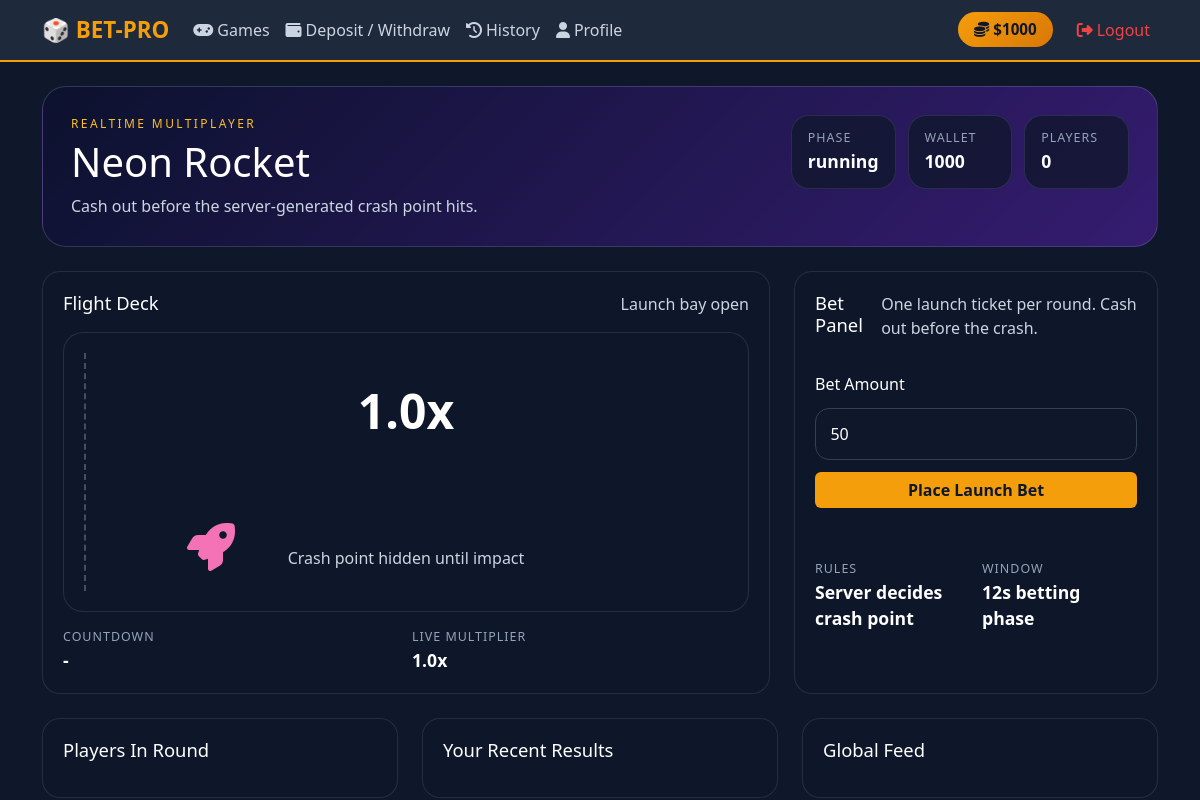
The page /realtime/neon-rocket (signed in) on the database its author committed.
### app.py (models this page shows)
class Wallet(db.Model):
    __tablename__ = "wallets"
    id = db.Column(db.Integer, primary_key=True)
    user_id = db.Column(
        db.Integer, db.ForeignKey("users.id", ondelete="CASCADE"), unique=True, nullable=False
    )
    balance = db.Column(db.Integer, nullable=False, default=1000)
    updated_at = db.Column(
        db.DateTime, nullable=False, default=datetime.utcnow, onupdate=datetime.utcnow
    )

class GameRound(db.Model):
    __tablename__ = "rt_game_rounds"
    id = db.Column(db.Integer, primary_key=True)
    game_slug = db.Column(db.String(50), nullable=False, index=True)
    round_code = db.Column(db.String(20), nullable=False, index=True)
    phase = db.Column(db.String(20), nullable=False, default="betting")
    started_at = db.Column(db.DateTime, nullable=False, default=datetime.utcnow)
    betting_ends_at = db.Column(db.DateTime, nullable=True)
    running_started_at = db.Column(db.DateTime, nullable=True)
    result_at = db.Column(db.DateTime, nullable=True)
    state_json = db.Column(db.Text, nullable=False, default="{}")

### app.py (the view)
@app.route("/realtime/<game_slug>")
def realtime_game(game_slug):
    if "user" not in session:
        return redirect("/")
    if game_slug not in REALTIME_GAME_LOOKUP:
        flash("Game not found.", "danger")
        return redirect("/games")
    try:
        config = REALTIME_GAME_LOOKUP[game_slug]
        return render_template(
            config["template"],
            balance=get_balance(session["user"]),
            game=config,
            snapshot=current_game_snapshot(game_slug),
            recent_history=recent_game_history(game_slug),
            my_history=my_game_history(game_slug, session["user"]),
        )
    except Exception as e:
        db.session.rollback()
        app.logger.exception("Failed to open realtime game %s: %s", game_slug, e)
        flash("The live table is temporarily unavailable. Please try again.", "danger")
        return redirect("/games")

### app.py (called while the page is built)
def get_balance(username):
    user = User.query.filter_by(username=username).first()
    if not user:
        return 0
    wallet = Wallet.query.filter_by(user_id=user.id).first()
    return wallet.balance if wallet else user.balance

def ensure_realtime_games_running():
    for engine in realtime_games.values():
        engine.start()
    aviator_engine.start()

@app.before_request
def keep_wallet_in_sync():
    ensure_realtime_games_running()
    if "user" not in session:
        return None
    user = User.query.filter_by(username=session["user"]).first()
    if user:
        wallet = Wallet.query.filter_by(user_id=user.id).first()
        if not wallet or wallet.balance != user.balance:
            ensure_wallet_for_user(user, commit=True)
    return None

def current_game_snapshot(game_slug):
    engine = realtime_games[game_slug]
    engine.ensure_active_round()
    snapshot = engine.get_public_snapshot()
    snapshot["wallet_balance"] = get_balance(session["user"]) if "user" in session else 0
    snapshot["choices"] = engine.choices
    snapshot["supports_cashout"] = engine.supports_cashout
    snapshot["game"] = REALTIME_GAME_LOOKUP[game_slug]
    return snapshot

def recent_game_history(game_slug, limit=12):
    rows = (
        BetHistory.query.filter_by(game_slug=game_slug)
        .order_by(BetHistory.created_at.desc())
        .limit(limit)
        .all()
    )
    return [
        {
            "username": row.username,
            "amount": row.amount,
            "payout": row.payout,
            "outcome": row.outcome,
            "details": safe_json_loads(row.details_json),
            "created_at": row.created_at.strftime("%H:%M:%S"),
        }
        for row in rows
    ]

def my_game_history(game_slug, username, limit=10):
    rows = (
        BetHistory.query.filter_by(game_slug=game_slug, username=username)
        .order_by(BetHistory.created_at.desc())
        .limit(limit)
        .all()
    )
    return [
        {
            "amount": row.amount,
            "payout": row.payout,
            "outcome": row.outcome,
            "details": safe_json_loads(row.details_json),
            "created_at": row.created_at.strftime("%Y-%m-%d %H:%M:%S"),
        }
        for row in rows
    ]

### realtime_games/base.py (called while the page is built)
    def get_current_round(self):
        if self.current_round_id is None:
            return None
        return self.models["GameRound"].query.get(self.current_round_id)

    def get_public_snapshot(self):
        return deepcopy(self.current_state)

### templates/games/neon_rocket.html (shortened to what this page needs)
{% extends "base.html" %}
{% block head_extra %}
<link rel="stylesheet" href="{{ url_for('static', filename='css/realtime-games.css') }}">
{% endblock %}
{% block content %}
<div class="game-shell" data-game-page data-game-slug="{{ game.slug }}" data-supports-cashout="{{ 'true' if snapshot.supports_cashout else 'false' }}">
    <div class="game-hero theme-rocket">
        <div>
            <p class="eyebrow">Realtime Multiplayer</p>
            <h1>{{ game.title }}</h1>
            <p class="hero-copy">{{ game.tagline }}</p>
        </div>
        <div class="hero-metrics">
            <div class="metric-box"><span>Phase</span><strong id="phase-label">{{ snapshot.phase }}</strong></div>
            <div class="metric-box"><span>Wallet</span><strong id="wallet-balance">{{ snapshot.wallet_balance }}</strong></div>
            <div class="metric-box"><span>Players</span><strong id="player-count">{{ snapshot.player_count or 0 }}</strong></div>
        </div>
    </div>
    <div class="game-layout">
        <section class="panel visual-panel">
            <div class="panel-header">
                <h2>Flight Deck</h2>
                <div class="status-text" id="status-text">{{ snapshot.state.status_text or 'Waiting for next launch' }}</div>
            </div>
            <div class="rocket-stage">
                <div class="rocket-track"></div>
                <div class="rocket-ship" id="rocket-ship"><i class="fas fa-rocket"></i></div>
                <div class="multiplier" id="primary-result">{{ snapshot.state.multiplier or 1.0 }}x</div>
                <div class="secondary-result" id="secondary-result">Crash point hidden until impact</div>
            </div>
            <div class="timer-row">
                <div><span>Countdown</span><strong id="countdown">-</strong></div>
                <div><span>Live Multiplier</span><strong id="live-multiplier">{{ snapshot.state.multiplier or 1.0 }}x</strong></div>
            </div>
        </section>
        <section class="panel bet-panel">
            <div class="panel-header">
                <h2>Bet Panel</h2>
                <p>One launch ticket per round. Cash out before the crash.</p>
            </div>
            <form id="bet-form" class="bet-form">
                <label>Bet Amount</label>
                <input type="number" name="amount" min="1" value="50" required>
                <button type="submit" class="btn btn-warning w-100">Place Launch Bet</button>
            </form>
            <div id="action-message" class="action-message"></div>
            <div class="info-grid">
                <div><span>Rules</span><strong>Server decides crash point</strong></div>
                <div><span>Window</span><strong>{{ game.betting_window }}s betting phase</strong></div>
            </div>
        </section>
    </div>
    <div class="lower-grid">
        <section class="panel">
            <div class="panel-header"><h2>Players In Round</h2></div>
        </section>
        <section class="panel">
            <div class="panel-header"><h2>Your Recent Results</h2></div>
        </section>
        <section class="panel">
            <div class="panel-header"><h2>Global Feed</h2></div>
        </section>
    </div>
</div>
{% endblock %}

### templates/base.html (shortened to what this page needs)
<!DOCTYPE html>
<html lang="en">
<head>
    <link href="https://cdn.jsdelivr.net/npm/bootstrap@5.3.0/dist/css/bootstrap.min.css" rel="stylesheet">
    <link href="https://cdnjs.cloudflare.com/ajax/libs/font-awesome/6.4.0/css/all.min.css" rel="stylesheet">
    {% block head_extra %}{% endblock %}
</head>
<body>
    <nav class="navbar navbar-expand-lg navbar-dark mb-4">
        <div class="container">
            <a class="navbar-brand fw-bold" href="/games">🎲 BET-PRO</a>
            <div class="collapse navbar-collapse" id="navMenu">
                <div class="navbar-nav me-auto">
                    {% if session.user %}
                        <a class="nav-link" href="/games"><i class="fas fa-gamepad me-1"></i>Games</a>
                        <a class="nav-link" href="/dashboard"><i class="fas fa-wallet me-1"></i>Deposit / Withdraw</a>
                        <a class="nav-link" href="/history"><i class="fas fa-history me-1"></i>History</a>
                        <a class="nav-link" href="/profile"><i class="fas fa-user me-1"></i>Profile</a>
                    {% endif %}
                </div>
                <div class="navbar-nav ms-auto align-items-center">
                    {% if session.user %}
                        <span class="balance-display me-3">
                            <i class="fas fa-coins me-1"></i>${{ balance if balance is defined else '0' }}
                        </span>
                        <form action="/logout" method="POST" class="logout-form">
                            <button type="submit" class="logout-btn-link nav-link">
                                <i class="fas fa-sign-out-alt me-1"></i>Logout
                            </button>
                        </form>
                    {% else %}
                        <a class="nav-link" href="/">Login</a>
                        <a class="nav-link" href="/register">Register</a>
                    {% endif %}
                </div>
            </div>
        </div>
    </nav>
    <div class="container">
        {% block content %}{% endblock %}
    </div>
</body>
</html>

### static/css/realtime-games.css (style rules this page uses)
.game-shell { display: grid; gap: 1.5rem; }
.game-hero { padding: 1.75rem; border-radius: 24px; border: 1px solid rgba(148, 163, 184, 0.25); display: flex; justify-content: space-between; gap: 1rem; align-items: start; }
.theme-rocket { background: linear-gradient(135deg, rgba(12, 18, 46, 0.95), rgba(91, 33, 182, 0.5)); }
.eyebrow { margin: 0 0 0.35rem; font-size: 0.75rem; text-transform: uppercase; letter-spacing: 0.2em; color: #fbbf24; }
.hero-copy { margin: 0.35rem 0 0; max-width: 48rem; color: #cbd5e1; }
.hero-metrics { display: grid; grid-template-columns: repeat(3, minmax(92px, 1fr)); gap: 0.75rem; }
.metric-box, .panel, .player-card, .history-item { background: rgba(15, 23, 42, 0.75); border: 1px solid rgba(148, 163, 184, 0.16); border-radius: 18px; }
.metric-box { padding: 0.85rem 1rem; }
.metric-box span, .timer-row span, .info-grid span { display: block; color: #94a3b8; font-size: 0.78rem; text-transform: uppercase; letter-spacing: 0.08em; }
.metric-box strong, .timer-row strong, .info-grid strong { font-size: 1.1rem; }
.game-layout, .lower-grid { display: grid; grid-template-columns: 2fr 1fr; gap: 1.5rem; }
.lower-grid { grid-template-columns: repeat(3, minmax(0, 1fr)); }
.panel { padding: 1.25rem; }
.panel-header { display: flex; justify-content: space-between; gap: 1rem; align-items: start; margin-bottom: 1rem; }
.panel-header h2 { font-size: 1.15rem; margin: 0; }
.panel-header p, .status-text, .secondary-result { color: #cbd5e1; }
.rocket-stage, .wheel-wrapper, .track-board, .dice-board { min-height: 280px; display: grid; place-items: center; border-radius: 20px; background: rgba(15, 23, 42, 0.9); border: 1px solid rgba(148, 163, 184, 0.18); position: relative; overflow: hidden; }
.rocket-track { position: absolute; inset: 20px; border-left: 2px dashed rgba(148, 163, 184, 0.4); }
.rocket-ship { position: absolute; bottom: 28px; left: 18%; font-size: 3rem; color: #f472b6; transform: translateY(0); transition: transform 0.2s linear; }
.multiplier { font-size: 3rem; font-weight: 700; }
.secondary-result { margin-top: 1rem; text-align: center; }
.timer-row, .info-grid { margin-top: 1rem; display: grid; grid-template-columns: repeat(2, minmax(0, 1fr)); gap: 0.75rem; }
.bet-form { display: grid; gap: 0.75rem; }
.bet-form input, .bet-form select { background: #0f172a; border: 1px solid #334155; border-radius: 14px; color: #fff; padding: 0.8rem 0.9rem; }
.action-message { min-height: 1.5rem; margin-top: 0.75rem; color: #fbbf24; }

### templates/base.html (style rules this page uses)
body { background-color: #0f172a; color: white; font-family: 'Segoe UI', Tahoma, Geneva, Verdana, sans-serif; min-height: 100vh; }
.navbar { background-color: #1e293b; border-bottom: 2px solid #f59e0b; }
.navbar-brand { font-size: 1.4rem; color: #f59e0b !important; }
.nav-link { color: #cbd5e1 !important; transition: color 0.2s; }
.btn-warning { background-color: #f59e0b; border: none; color: #0f172a; font-weight: bold; }
.balance-display { background: linear-gradient(135deg, #f59e0b, #d97706); color: #0f172a; padding: 6px 16px; border-radius: 20px; font-weight: bold; font-size: 0.95rem; }
.logout-form { display: inline; margin: 0; padding: 0; }
.logout-btn-link { background: none; border: none; color: #ef4444 !important; font-weight: 500; cursor: pointer; padding: 0.5rem 0; font-size: 1rem; text-decoration: none; }

### rows shown on the page
Wallet: balance "1000", wallet_balance "1000"
GameRound: phase "running"

### other values the page prints
{{ game.title }} "Neon Rocket"
{{ game.tagline }} "Cash out before the server-generated crash point hits."
{{ snapshot.player_count or 0 }} "0"
{{ snapshot.state.status_text or 'Waiting for next launch' }} "Launch bay open"
{{ snapshot.state.multiplier or 1.0 }} "1.0"
{{ game.betting_window }} "12"
